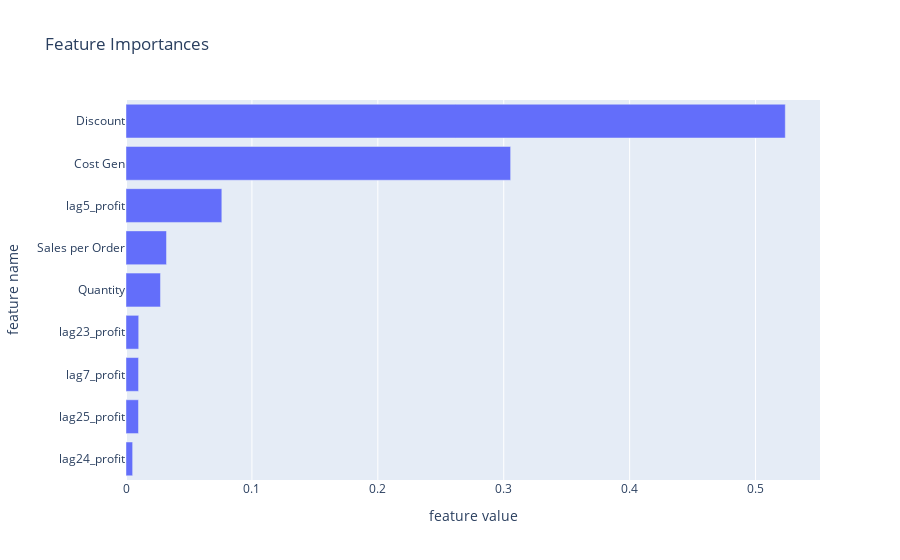

Notebook source saved alongside this figure:
### Markdown cell above
## Feature Importance

### Code cell
best_est = mod.best_estimator_
feat_impo = best_est.feature_importances_
df_feat_impo = pd.DataFrame(feat_impo).set_index(X_train.columns).sort_values(0)

fig = px.bar(x=df_feat_impo[0], y=df_feat_impo.index, title = 'Feature Importances',
              labels=dict(x="feature value", y="feature name"))
fig.show()

### Figure 1 — Plotly figure (JSON) as saved in the notebook; plotly's stock layout.template omitted (floating-point values rounded to 4 significant figures)
{"data": [{"alignmentgroup": "True", "hovertemplate": "feature value=%{x}<br>feature name=%{y}<extra></extra>", "legendgroup": "", "marker": {"color": "#636efa", "pattern": {"shape": ""}}, "name": "", "offsetgroup": "", "orientation": "h", "showlegend": false, "textposition": "auto", "type": "bar", "x": [0.00527, 0.009923, 0.009968, 0.01008, 0.02738, 0.03217, 0.07611, 0.3055, 0.5236], "xaxis": "x", "y": ["lag24_profit", "lag25_profit", "lag7_profit", "lag23_profit", "Quantity", "Sales per Order", "lag5_profit", "Cost Gen", "Discount"], "yaxis": "y"}], "layout": {"barmode": "relative", "legend": {"tracegroupgap": 0}, "title": {"text": "Feature Importances"}, "xaxis": {"anchor": "y", "domain": [0, 1], "title": {"text": "feature value"}}, "yaxis": {"anchor": "x", "domain": [0, 1], "title": {"text": "feature name"}}}}
